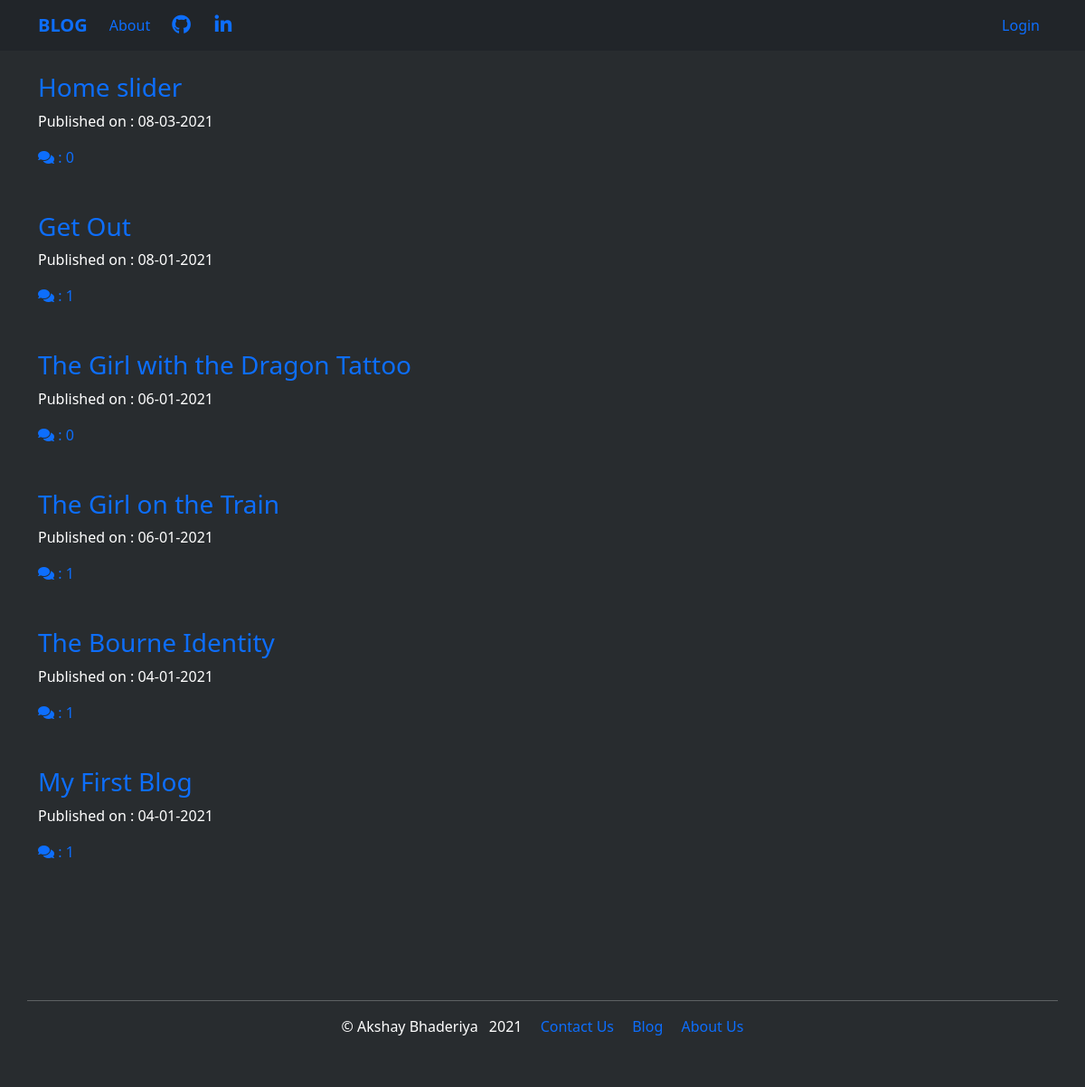
The page / on the database its author committed.
### blog_app/models.py (models this page shows, shortened)
class Post(models.Model):
    author = models.ForeignKey('auth.User', on_delete=models.CASCADE)
    title = models.CharField(max_length=200)
    text = models.TextField()
    created_date = models.DateTimeField(default = timezone.now)
    published_date = models.DateTimeField(blank=True, null=True)
    def approve_comments(self):
        return self.comments.filter(approved_comment=True)

### blog_app/views.py (the view)
# urls.py: url(r'^$', views.PostListView.as_view(), name='post_list'),
class PostListView(ListView):
    model = Post
    def get_queryset(self):
        return Post.objects.filter(published_date__lte=timezone.now()).order_by('-published_date')

### blog_app/templates/blog_app/post_list.html
{% extends 'blog_app/base.html' %}
  {% block content %}
    <div class="centerstage">
      {% for post in post_list %}<br>
        <div class="post">
          <h3><a href="{% url 'post_detail' pk=post.pk %}">{{ post.title }}</a></h3>
          <div class="date">
            {% if post.published_date != null %}
            <p>Published on : {{ post.published_date | date:'d-m-Y' }}</p>
            {% else %}
            <p class='date'>Created : {{ post.created_date|date:'d-m-Y' }}</p>
            {% endif %}
          </div>
          <a href="{% url 'post_detail' pk=post.pk %}"><i class="fas fa-comments"></i> : {{ post.approve_comments.count }}</a>
        </div><br>
      {% endfor %}
    </div>
  {% endblock %}

### blog_app/templates/blog_app/base.html (shortened to what this page needs)
<!DOCTYPE html>
{% load static %}
<html lang="en" dir="ltr">
  <head>
    <link href="https://cdn.jsdelivr.net/npm/bootstrap@5.0.0-beta1/dist/css/bootstrap.min.css" rel="stylesheet">
    <link rel="stylesheet" href="https://pro.fontawesome.com/releases/v5.10.0/css/all.css"/>
    <link rel="stylesheet" href="//cdn.jsdelivr.net/npm/medium-editor@latest/dist/css/medium-editor.min.css" type="text/css" media="screen" charset="utf-8">
    <link rel="stylesheet" href="{% static 'css/blog.css' %}">
  </head>
  <body>
    <nav class='navbar navbar-expand-md bg-dark sticky-top'>
      <div class="container">
        <a class='navbar-brand' href="{% url 'post_list' %}"><strong>BLOG</strong></a>
        <ul class='navbar-nav me-auto'>
          <li class='nav-item'><a class='nav-link' href="{% url 'about' %}">About&ensp;</a></li>
          <li class='nav-item'><a class='nav-link' href="https://github.com/Abhaderiya"><i class="fab fa-github fa-lg">&ensp;</i></a></li>
          <li class='nav-item'><a class='nav-link' href="https://www.linkedin.com/in/akshay-bhaderiya-122990b6/"><i class="fab fa-linkedin-in fa-lg"></i></a></li>
        </ul>
        <ul class='navbar-nav navbar-right'>
          {% if user.is_authenticated %}
            <li class='nav-item'><a class='nav-link' href="{% url 'post_new' %}">New Post</a></li>
            <li class='nav-item'><a class='nav-link' href="{% url 'post_draft_list' %}">Drafts</a></li>
            <li class='nav-item'><a class='nav-link' href="{% url 'logout' %}">Logout</a></li>
            <li class='nav-item'><a class='nav-link' style='color:white'>Welcome: {{ user.username }}</a></li>
          {% else %}
            <li class='nav-item'><a class='nav-link' href="{% url 'login' %}">Login</a></li>
          {% endif %}
        </ul>
      </div>
    </nav>
    <div class="content container">
      <div class="row">
        <div class="col-md-8">
          <div class="blog_posts">
            {% block content %}
            {% endblock %}
          </div>
        </div>
      </div>
    </div><br>
    <div class="footer">
      <div class="footer-v1 bg-img">
      	<div class="footer no-margin">
      		<div class="container">
      			<div class="row">
              <hr>
              <div class="container">
                <address>
                  <ul class="list-unstyled link-list">
                    <li>&copy; Akshay Bhaderiya &ensp;{% now "Y" %}&emsp;
                      <a href="#">Contact Us</a>&emsp;
                      <a href="{% url 'post_list' %}">Blog</a>&emsp;
                      <a href="{% url 'about' %}">About Us</a></li>
                  </ul>
                </address>
              </div>
              </div>
      			</div>
      		</div>
      	</div>
      </div>
  </body>
</html>

### blog_app/static/css/blog.css (style rules this page uses)
.centerstage { margin: auto; }
body { background-color: #282C2F; color: white; min-height: 300px; margin-bottom: 200px; clear: both; }
a { text-decoration: none; }
.footer { position: fixed; left: 0; bottom: 0; background-color: #282C2F; height: 8%; width: 100%; color: white; text-align: center; }

### rows shown on the page
Post: title "Home slider", published_date "08-03-2021", approve_comments.count "0"
Post: title "Get Out", published_date "08-01-2021", approve_comments.count "1"
Post: title "The Girl with the Dragon Tattoo", published_date "06-01-2021", approve_comments.count "0"
Post: title "The Girl on the Train", published_date "06-01-2021", approve_comments.count "1"
Post: title "The Bourne Identity", published_date "04-01-2021", approve_comments.count "1"
Post: title "My First Blog", published_date "04-01-2021", approve_comments.count "1"
